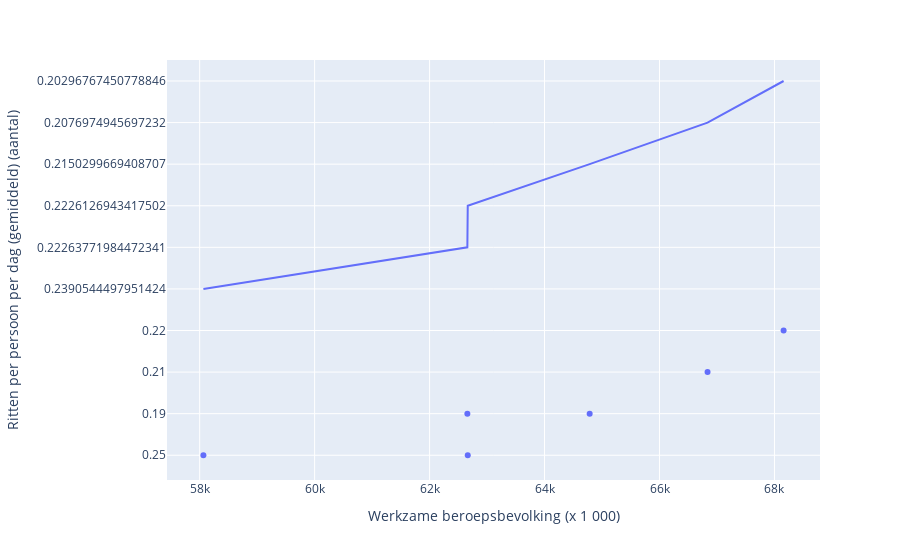

The notebook cell saved with this chart:
### Code cell
px.scatter(final_df_agg,
           x="Werkzame beroepsbevolking (x 1 000)",
           y='Ritten per persoon per dag (gemiddeld) (aantal)',
           trendline= "ols"
           )

### Figure 1 — Plotly figure (JSON) as saved in the notebook; plotly's stock layout.template omitted (floating-point values rounded to 4 significant figures)
{"data": [{"hovertemplate": "Werkzame beroepsbevolking (x 1 000)=%{x}<br>Ritten per persoon per dag (gemiddeld) (aantal)=%{y}<extra></extra>", "legendgroup": "", "marker": {"color": "#636efa", "symbol": "circle"}, "mode": "markers", "name": "", "orientation": "h", "showlegend": false, "type": "scatter", "x": [58065, 62664, 62657, 64785, 66836, 68159], "xaxis": "x", "y": ["    0.25", "    0.25", "    0.19", "    0.19", "    0.21", "    0.22"], "yaxis": "y"}, {"hovertemplate": "<b>OLS trendline</b><br>Ritten per persoon per dag (gemiddeld) (aantal) = -3.57507e-06 * Werkzame beroepsbevolking (x 1 000) + 0.446641<br>R<sup>2</sup>=0.224346<br><br>Werkzame beroepsbevolking (x 1 000)=%{x}<br>Ritten per persoon per dag (gemiddeld) (aantal)=%{y} <b>(trend)</b><extra></extra>", "legendgroup": "", "marker": {"color": "#636efa", "symbol": "circle"}, "mode": "lines", "name": "", "showlegend": false, "type": "scatter", "x": [58065, 62657, 62664, 64785, 66836, 68159], "xaxis": "x", "y": [0.2391, 0.2226, 0.2226, 0.215, 0.2077, 0.203], "yaxis": "y"}], "layout": {"legend": {"tracegroupgap": 0}, "margin": {"t": 60}, "xaxis": {"anchor": "y", "domain": [0, 1], "title": {"text": "Werkzame beroepsbevolking (x 1 000)"}}, "yaxis": {"anchor": "x", "domain": [0, 1], "title": {"text": "Ritten per persoon per dag (gemiddeld) (aantal)"}}}}
